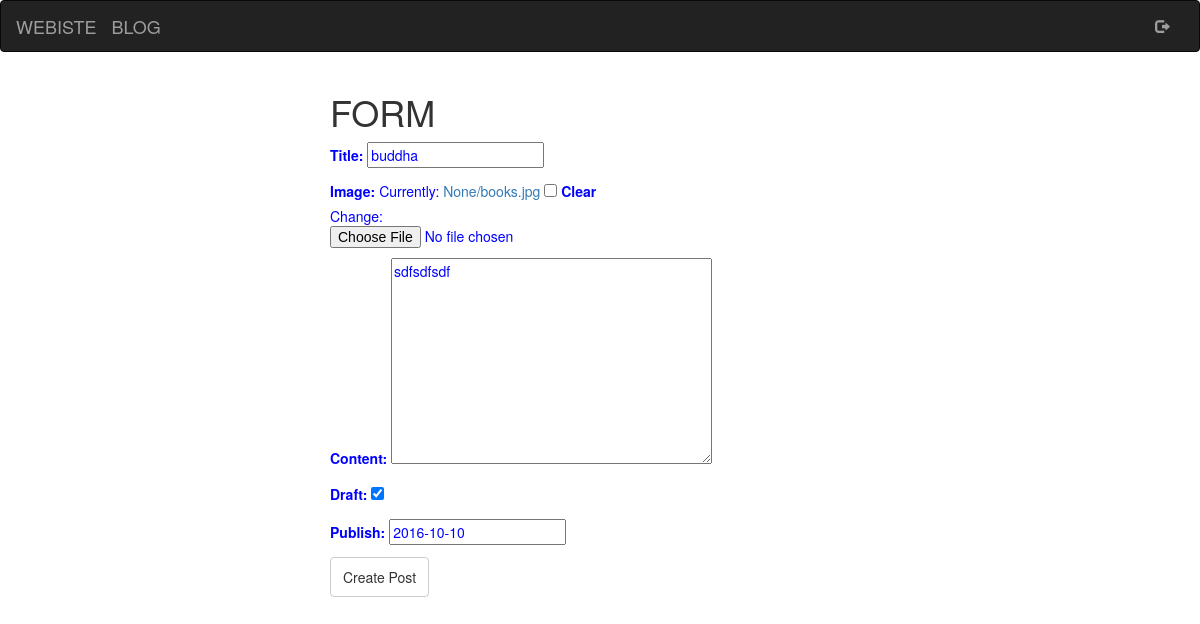
/blog/detail/buddha/edit/, run on an earlier commit of the app's database.
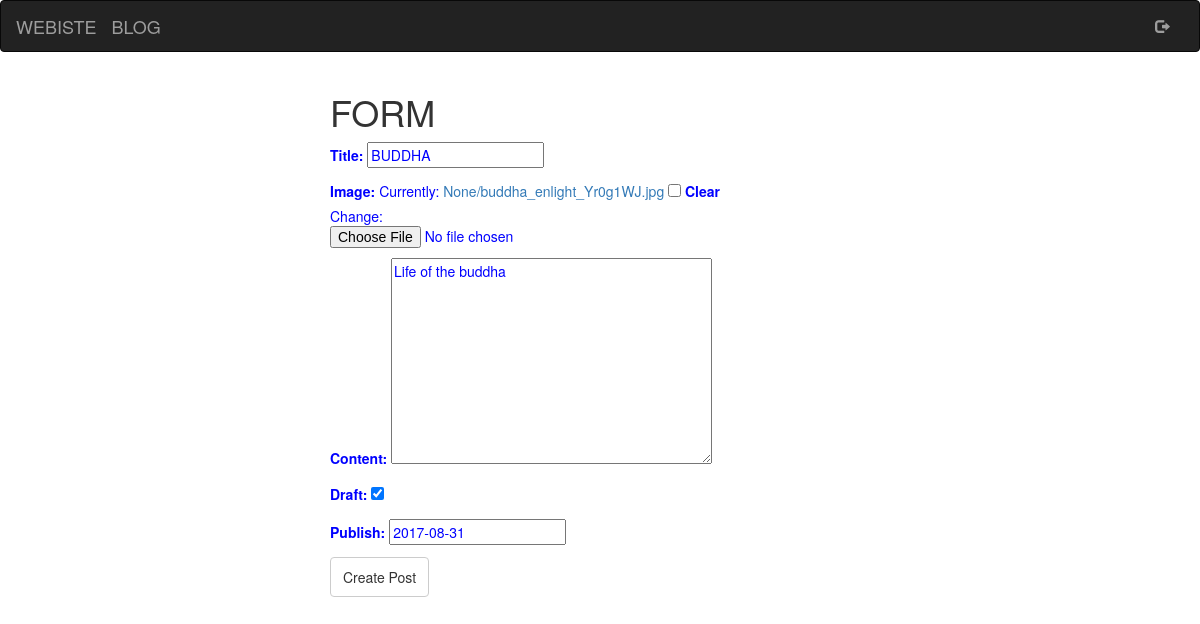
And on a later commit of the database.
### blog/models.py (models this page shows, shortened)
class Post(models.Model):
    user = models.ForeignKey(settings.AUTH_USER_MODEL, default=1)
    title = models.CharField(max_length=120)
    slug = models.SlugField(unique=True)
    image = models.ImageField(upload_to=upload_location,
        null=True,
        blank=True,
        width_field="width_field",
        height_field="height_field")
    height_field = models.IntegerField(default=0)
    width_field = models.IntegerField(default=0)
    content = models.TextField()
    draft = models.BooleanField(default=False)
    publish = models.DateField(auto_now=False, auto_now_add=False)
    updated = models.DateTimeField(auto_now=True, auto_now_add=False)
    timestamp = models.DateTimeField(auto_now=False, auto_now_add=True)
    objects = PostManager()
    class Meta:
        ordering = ["-timestamp", "-updated"]

### blog/views.py (the view)
# urls.py: url(r'^detail/(?P<slug>[\w-]+)/edit/$', views.post_update, name="edit"),
def post_update(request, slug=None):
    instance = get_object_or_404(Post, slug=slug)
    form = PostForm(request.POST or None, request.FILES or None, instance=instance)
    if form.is_valid():
        instance = form.save(commit=False)
        print(form.cleaned_data.get('title'))
        instance.save()
        messages.success(request, "<a href='#'>Item</a> Saved", extra_tags='html_safe')
        return HttpResponseRedirect(instance.get_absolute_url())
    else:
        messages.error(request, "Not updated")
    context = {
        "title": instance.title,
        'instance': instance,
        'form':form
    }
    return render(request, 'blog/post_form.html', context)

### blog/forms.py
class PostForm(forms.ModelForm):
    class Meta():
        model = Post
        fields = [
            "title",
            'image',
            "content",
            'draft',
            'publish'
        ]

### templates/blog/post_form.html (shortened to what this page needs)
{% extends "blog/base.html" %}
{% block content %}
<div class="col-sm-6 col-sm-offset-3">
<h1>FORM</h1>
<form method="POST" action="" enctype="multipart/form-data">
{{ form.as_p }}
<input type="submit" class="btn btn-default" value="Create Post"/>
       </form>
</div>
{% endblock %}

### templates/blog/base.html (shortened to what this page needs)
<!DOCTYPE html>
{% load staticfiles %}
<html lang="en">
<head>
    <link rel="stylesheet" href="https://maxcdn.bootstrapcdn.com/bootstrap/3.3.7/css/bootstrap.min.css">
    <link rel="stylesheet" href="{% static 'css/blogmain.css' %}"/>
</head>
<body>
   <nav class="navbar navbar-inverse">
    <div class="container-fluid">
        <div class="navbar-header">
          <a class="navbar-brand" href="{% url 'website:english' %}">WEBISTE</a>
            <a class="navbar-brand" href="{% url 'blog:list' %}">BLOG</a>
      </div>
<div class="collapse navbar-collapse" id="topNavBar">
            <ul class="nav navbar-nav navbar-right">
                <li class="">
                    <a href="{% url 'blog:user_logout' %}">
                        <span class="glyphicon glyphicon-log-out" aria-hidden="true"></span>
                    </a>
                </li>
            </ul>
            </div>
    </div>
</nav>
    <div class="container">
    {% block content %}
    {% endblock content %}
    </div>
</body>
</html>

### static/css/blogmain.css (style rules this page uses)
form, input [type="submit"] { color:blue; }
body { background:url('../images/blue.jpg') center center fixed; -webkit-background-size: cover; -moz-background-size: cover; -o-background-size: cover; background-size: cover; }
.btn { font-weight: 100; height: 40px; -moz-user-select: none; -webkit-user-select: none; user-select: none; cursor: default; }
body { background-images:url('../images/paper.jpg') ; min-height:100%; background-size:cover; min-height:100%; }

What changed in the data, as far as the page shows it:
removed Post: title "buddha", content "sdfsdfsdf", draft "☑", publish "2016-10-10"
now on this page (row edited): Post: title "BUDDHA", content "Life of the buddha", draft "☑", publish "2017-08-31"
Also different on the page:
text no longer shown: "Title: Image: Currently: None/books.jpg Clear Change: Content: Draft: Publish:"
text now shown: "Title: Image: Currently: None/buddha_enlight_Yr0g1WJ.jpg Clear Change: Content: Draft: Publish:"
